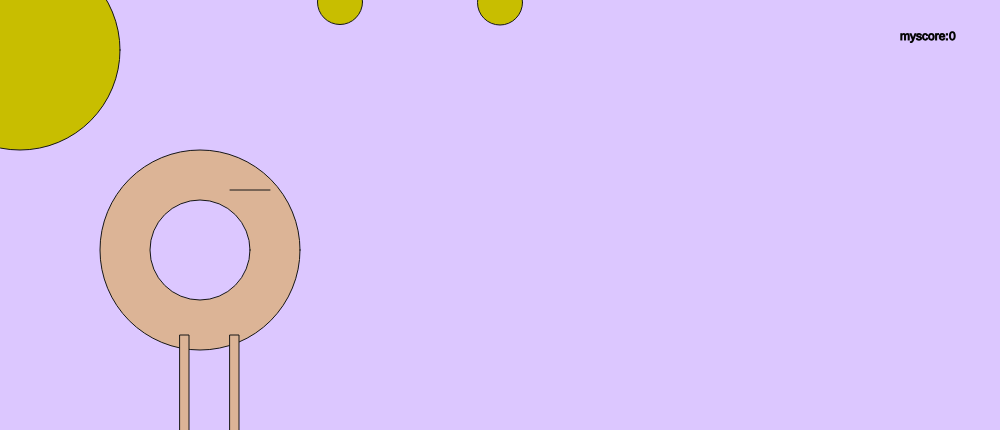
Frame 1 (no input)
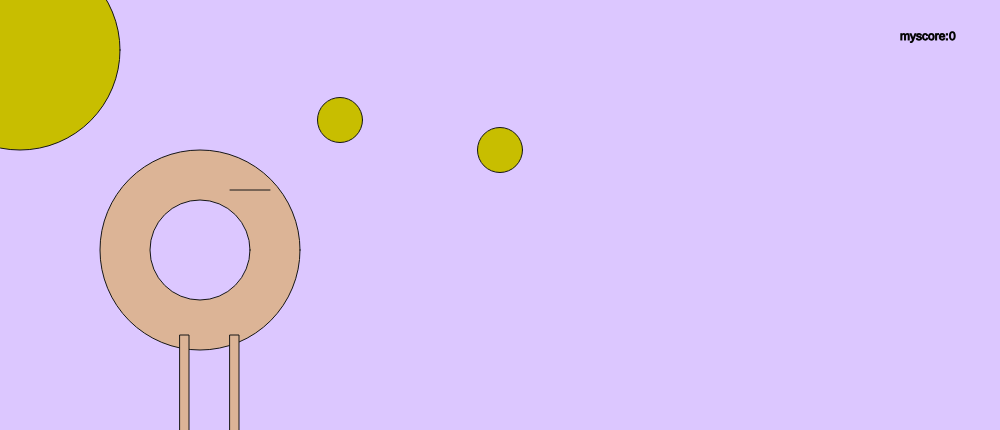
Frame 60 (no input)
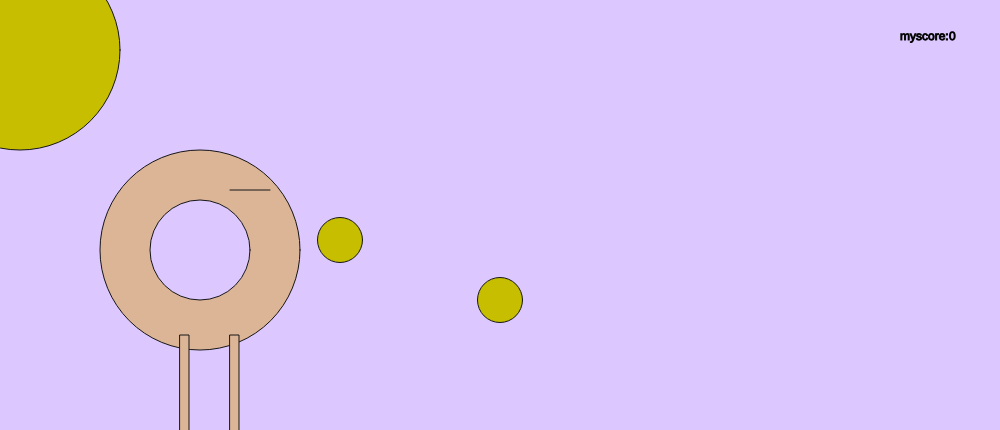
Frame 120 (the mouse pressed at the canvas centre since frame 60)

The p5.js sketch that drew these frames (run headless with seeded random() and noise() and a simulated clock; from frame 60 on, the mouse is pressed at the canvas centre):

// p5.js sketch
// ── sketch.js
var doughnut = 0;
var ball1 = 0;
var score = 0;
var deltax = 0;
var ball2 = 0;
function setup() {
  createCanvas(1000, 430);
}

function draw() {
  stroke(22, 22, 22);
  background(220, 199, 255);
  if (doughnut > 1000) {
    background(0, 0, 255);
  }

  ball1 = ball1 + 2;
  ball2 = ball2 + 2.5;

  //doughnut
  fill(220, 180, 150);
  ellipse(200 + doughnut, 250, 200);
  fill(220, 199, 255);
  ellipse(200 + doughnut, 250, 100);
  if (doughnut > 1000) {
    fill(0, 0, 255);
  }
  fill(220, 180, 150);
  rect(230 + doughnut, 335, 9, 100);
  rect(180 + doughnut, 335, 9, 100);
  fill(200, 190, 0);
  ellipse(20, 50, 200, 200);
  line(270 + doughnut, 190, 230 + doughnut, 190);

  ellipse(500, ball2, 45, 45);
  ellipse(340, ball1, 45, 45);
  fill(0, 0, 0);
  text("myscore:", 900, 40);
  text(score, 949, 40);

  doughnut = doughnut + deltax;
  if (doughnut > 940) {
    doughnut = 0;
  }

  if (ball1 > 500) {
    ball1 = 0;
  }
  if (ball2 > 500) {
    ball2 = 0;
  }

  if (doughnut > 937.5) {
    score = score + 1;
  }

  if (doughnut > 340 - 270 && doughnut < 270 && ball1 > 175) {
    doughnut = 0;
    score = 0;

    if (doughnut > 500 - 270 && doughnut < 500 && ball1 > 175) {
      doughnut = 0;
      score = 0;
    }
  }
}

function keyPressed() {
  if (key == "d") {
    deltax = 3;
  }

  if (key == "a") {
    deltax = -3;
  }
  if (key == "s") {
    deltax = 0;
  }
}
